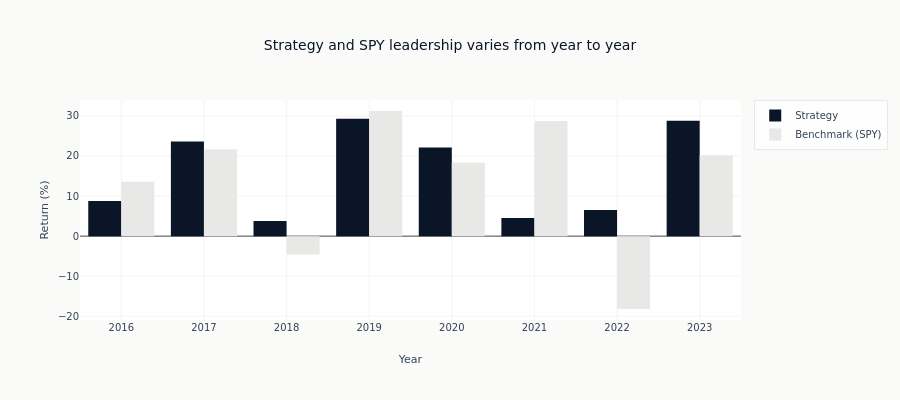

Notebook code for this chart:
### Code cell
# Annual returns comparison
annual = analysis.compute_annual_returns()
annual_df = annual.to_pandas()  # Convert Polars to pandas

# Also compute benchmark annual
spy_annual = spy_returns.groupby(spy_returns.index.year).apply(lambda x: (1 + x).prod() - 1)

# Create comparison
fig = go.Figure()

fig.add_trace(
    go.Bar(
        x=annual_df["year"],
        y=annual_df["annual_return"] * 100,
        name="Strategy",
        marker_color=COLORS["blue"],
    )
)

fig.add_trace(
    go.Bar(
        x=spy_annual.index,
        y=spy_annual.values * 100,
        name="Benchmark (SPY)",
        marker_color=COLORS["silver_muted"],
    )
)

fig.update_layout(
    title="Strategy and SPY leadership varies from year to year",
    xaxis_title="Year",
    yaxis_title="Return (%)",
    barmode="group",
    height=400,
)
fig.show()

### Figure 1 — Plotly figure (JSON) as saved in the notebook; plotly's stock layout.template omitted (floating-point values rounded to 4 significant figures)
{"data": [{"marker": {"color": "#0a1628"}, "name": "Strategy", "type": "bar", "x": [2016, 2017, 2018, 2019, 2020, 2021, 2022, 2023], "y": [8.794, 23.59, 3.785, 29.31, 22.09, 4.52, 6.532, 28.81]}, {"marker": {"color": "#e8e8e6"}, "name": "Benchmark (SPY)", "type": "bar", "x": [2016, 2017, 2018, 2019, 2020, 2021, 2022, 2023], "y": [13.59, 21.71, -4.569, 31.22, 18.33, 28.73, -18.18, 20.19]}], "layout": {"barmode": "group", "height": 400, "title": {"text": "Strategy and SPY leadership varies from year to year"}, "xaxis": {"title": {"text": "Year"}}, "yaxis": {"title": {"text": "Return (%)"}}}}
